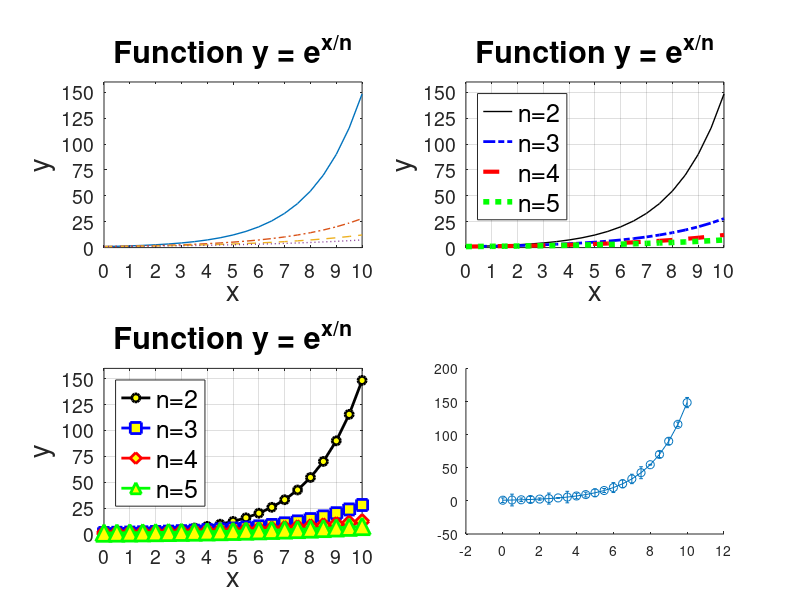

Write MATLAB code to recreate this figure. (Note: this script raises an error after producing the figure.)
% IDRE workshop - Advanced Garphics with Matlab
% example 01 - 2D line plot 

clc; clear;

% data - Exponential functions
x = [0:0.5:10];
y1 = exp(x/2); e1 = 10*rand(1,length(y1)); % errors
y2 = exp(x/3); e2 =  8*rand(1,length(y2));
y3 = exp(x/4); e3 =  6*rand(1,length(y3));
y4 = exp(x/5); e4 =  4*rand(1,length(y4));

% plots
figure(1) % simple line plot
subplot(2,2,1)
plot(x,y1,'-','LineWidth',1); hold;
plot(x,y2,'-.','LineWidth',1);
plot(x,y3,'--','LineWidth',1);
plot(x,y4,':','LineWidth',1);
set(gca,'XTick',[0:1:10],'YTick',[0:25:150],'FontSize',14);
xlabel('x','FontSize',20);
ylabel('y','FontSize',20);
title('Function y = e^{x/n}','FontSize',22);

subplot(2,2,2)
plot(x,y1,'-','Color','k','LineWidth',1); hold; grid on;
plot(x,y2,'-.','Color','b','LineWidth',2);
plot(x,y3,'--','Color','r','LineWidth',3);
plot(x,y4,':','Color','g','LineWidth',4);
set(gca,'XTick',[0:1:10],'YTick',[0:25:150],'FontSize',14);
xlabel('x','FontSize',20);
ylabel('y','FontSize',20);
title('Function y = e^{x/n}','FontSize',22);
legend('n=2','n=3','n=4','n=5','Location','NorthWest','FontSize',18);

subplot(2,2,3)
plot(x,y1,'-','Color','k','LineWidth',2,'Marker','o','MarkerSize',6,'MarkerFaceColor','y'); hold; grid on;
plot(x,y2,'-','Color','b','LineWidth',2,'Marker','s','MarkerSize',8,'MarkerFaceColor','y');
plot(x,y3,'-','Color','r','LineWidth',2,'Marker','d','MarkerSize',10,'MarkerFaceColor','y');
plot(x,y4,'-','Color','g','LineWidth',2,'Marker','^','MarkerSize',12,'MarkerFaceColor','y');
set(gca,'XTick',[0:1:10],'YTick',[0:25:150],'FontSize',14);
xlabel('x','FontSize',20);
ylabel('y','FontSize',20);
title('Function y = e^{x/n}','FontSize',22);
legend('n=2','n=3','n=4','n=5','Location','NorthWest','FontSize',18);
 
subplot(2,2,4) % line plot with errorbar
errorbar(x,y1,e1,'-o','Color','k','LineWidth',1,'MarkerSize',6,'MarkerFaceColor','k'); hold; grid on;
errorbar(x,y2,e2,'-.s','Color','b','LineWidth',1,'MarkerSize',6,'MarkerFaceColor','b');
errorbar(x,y3,e3,'--d','Color','r','LineWidth',1,'MarkerSize',6,'MarkerFaceColor','r');
errorbar(x,y4,e4,':^','Color','g','LineWidth',1,'MarkerSize',6,'MarkerFaceColor','g');
set(gca,'XTick',[0:1:10],'YTick',[0:25:150],'FontSize',14);
xlabel('x','FontSize',20);
ylabel('y','FontSize',20);
title('Function y = e^{x/n}','FontSize',22);
legend('n=2','n=3','n=4','n=5','Location','NorthWest','FontSize',18);

figure(2) 
subplot(2,2,1) % semilogx
semilogx(x,y1,'-o','Color','k','LineWidth',1,'MarkerSize',6,'MarkerFaceColor','k'); hold; grid on;
semilogx(x,y2,'-.s','Color','b','LineWidth',1,'MarkerSize',6,'MarkerFaceColor','b');
semilogx(x,y3,'--d','Color','r','LineWidth',1,'MarkerSize',6,'MarkerFaceColor','r');
semilogx(x,y4,':^','Color','g','LineWidth',1,'MarkerSize',6,'MarkerFaceColor','g');
set(gca,'XTick',[0:1:10],'YTick',[0:25:150],'FontSize',14);
xlabel('x','FontSize',20);
ylabel('y','FontSize',20);
title('Function y = e^{x/n} (semilogx)','FontSize',22);
legend('n=2','n=3','n=4','n=5','Location','NorthWest','FontSize',18);

subplot(2,2,2) % semilogy
semilogy(x,y1,'-o','Color','k','LineWidth',1,'MarkerSize',6,'MarkerFaceColor','k'); hold; grid on;
semilogy(x,y2,'-.s','Color','b','LineWidth',1,'MarkerSize',6,'MarkerFaceColor','b');
semilogy(x,y3,'--d','Color','r','LineWidth',1,'MarkerSize',6,'MarkerFaceColor','r');
semilogy(x,y4,':^','Color','g','LineWidth',1,'MarkerSize',6,'MarkerFaceColor','g');
set(gca,'XTick',[0:1:10],'YTick',[0:25:150],'FontSize',14);
xlabel('x','FontSize',20);
ylabel('y','FontSize',20);
title('Function y = e^{x/n} (semilogy)','FontSize',22);
legend('n=2','n=3','n=4','n=5','Location','NorthWest','FontSize',18);

subplot(2,2,3) % loglog
loglog(x,y1,'-o','Color','k','LineWidth',1,'MarkerSize',6,'MarkerFaceColor','k'); hold; grid on;
loglog(x,y2,'-.s','Color','b','LineWidth',1,'MarkerSize',6,'MarkerFaceColor','b');
loglog(x,y3,'--d','Color','r','LineWidth',1,'MarkerSize',6,'MarkerFaceColor','r');
loglog(x,y4,':^','Color','g','LineWidth',1,'MarkerSize',6,'MarkerFaceColor','g');
set(gca,'XTick',[0:1:10],'YTick',[0:25:150],'FontSize',14);
xlabel('x','FontSize',20);
ylabel('y','FontSize',20);
title('Function y = e^{x/n} (loglog)','FontSize',22);
legend('n=2','n=3','n=4','n=5','Location','NorthWest','FontSize',18);

